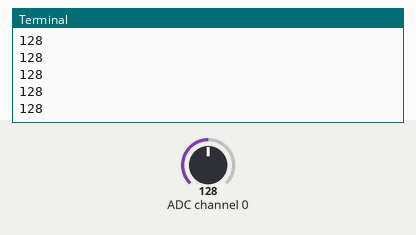
The program below on a simulated Raspberry Pi (BCM pin numbers). Shown: the last lines printed to the terminal. Inputs (shaded band) come from the test bench; at power-on: ADC channel 0 = 128 (analog values on the 0–255 scale). Library files of the repository ran but are not shown: ADC0834.py.

Above: at 1.2 s.
1.3 s: ADC channel 0 set to 178
At 1.57 s:
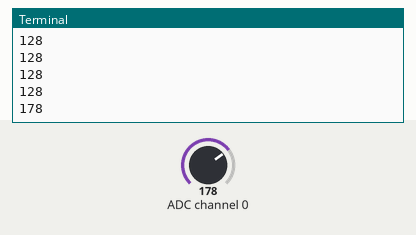
2.8 s: ADC channel 0 set to 224
At 2.97 s:
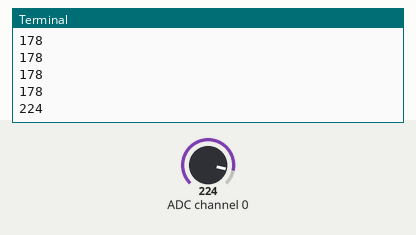
Timing chart, 0 to 5.8 s (numbered marks = the images above; inputs shaded):
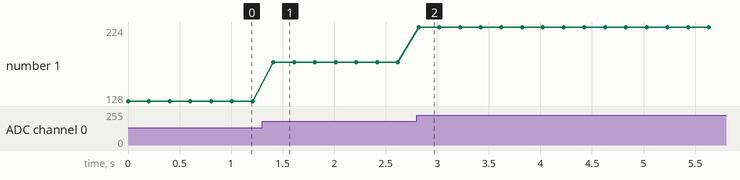

The program:

main.py
```python
#!/usr/bin/python3

import RPi.GPIO as GPIO
import ADC0834
import time

GPIO.setmode(GPIO.BCM)
ADC0834.setup()
try:
    while True:
        analogVal = ADC0834.getResult(0)
        print(analogVal)
        time.sleep(.2)

except KeyboardInterrupt:
    GPIO.cleanup()
    print('GPIO Good to Go')
```

Measured:
- after the input at 1.3 s, the terminal: prints a new line after 0.11 s (image 1)
- after the input at 2.8 s, the terminal: prints a new line at once (image 2)
- plotted number 1: 128 → 178 after the input at 1.3 s, 178 → 224 after the input at 2.8 s
